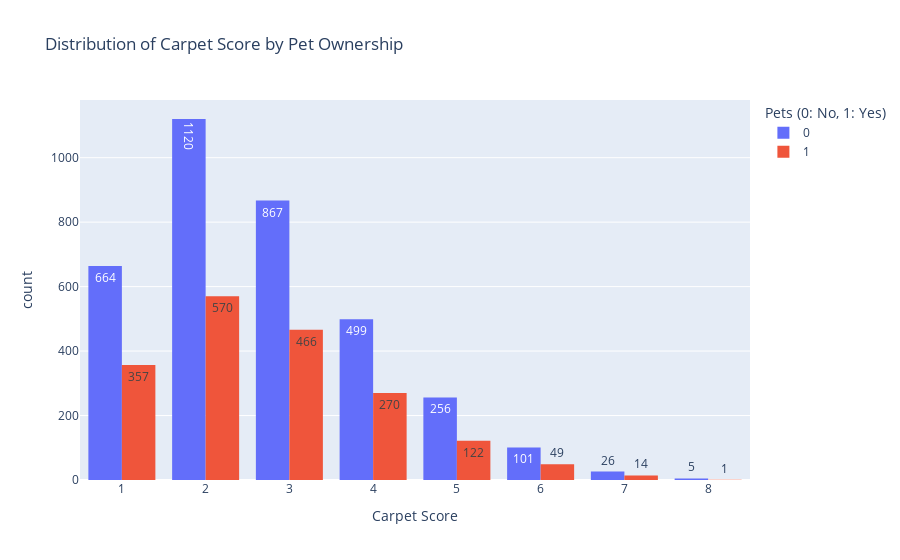

Notebook source saved alongside this figure:
### Code cell
# Create a distribution plot with values on top of the bars
fig = px.histogram(df, x='carpet_score', color='pets', barmode='group',
                   title='Distribution of Carpet Score by Pet Ownership',
                   labels={'pets': 'Pets (0: No, 1: Yes)', 'carpet_score': 'Carpet Score'},
                   text_auto=True)

# Show the plot
fig.show()

### Figure 1 — Plotly figure (JSON) as saved in the notebook; plotly's stock layout.template omitted (floating-point values rounded to 4 significant figures; data arrays with more than 128 entries replaced by an {"elided": "..."} marker saying what was removed)
{"data": [{"alignmentgroup": "True", "bingroup": "x", "hovertemplate": "Pets (0: No, 1: Yes)=0<br>Carpet Score=%{x}<br>count=%{y}<extra></extra>", "legendgroup": "0", "marker": {"color": "#636efa", "pattern": {"shape": ""}}, "name": "0", "offsetgroup": "0", "orientation": "v", "showlegend": true, "texttemplate": "%{value}", "type": "histogram", "x": {"elided": "3538 int values"}, "xaxis": "x", "yaxis": "y"}, {"alignmentgroup": "True", "bingroup": "x", "hovertemplate": "Pets (0: No, 1: Yes)=1<br>Carpet Score=%{x}<br>count=%{y}<extra></extra>", "legendgroup": "1", "marker": {"color": "#EF553B", "pattern": {"shape": ""}}, "name": "1", "offsetgroup": "1", "orientation": "v", "showlegend": true, "texttemplate": "%{value}", "type": "histogram", "x": {"elided": "1849 int values"}, "xaxis": "x", "yaxis": "y"}], "layout": {"barmode": "group", "legend": {"title": {"text": "Pets (0: No, 1: Yes)"}, "tracegroupgap": 0}, "title": {"text": "Distribution of Carpet Score by Pet Ownership"}, "xaxis": {"anchor": "y", "domain": [0, 1], "title": {"text": "Carpet Score"}}, "yaxis": {"anchor": "x", "domain": [0, 1], "title": {"text": "count"}}}}
